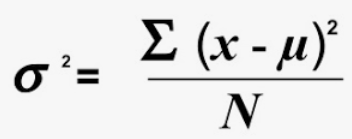
#> input picture Statistics & Probability/Standard Deviation & Variance/images/variance_population.png, 352 x 139 px, given in place of ttest.png, which was not available
$ jupyter execute '1 sample t test.ipynb'   (text cells are left out)
#> lines starting #> are read from the running program, lines starting #| are printed output that depends on the picture; pictures that were not available may be replaced by others from this repository, and a replacement may not be noted
[cell 1]
from PIL import Image
from IPython.display import display

img = Image.open('images/ttest.png')
#> img is the input picture: PIL image 352x139 RGBA; mean R, G, B, A 230.2, 230.2, 230.2, 255
new_image = img.resize((230, 150))
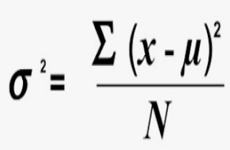
#> new_image: PIL image 230x150 RGBA; mean R, G, B, A 230.3, 230.3, 230.3, 255
display(new_image)

[cell 2]
from PIL import Image
from IPython.display import display

img = Image.open('images/std.png')
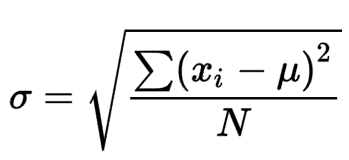
#> input picture Statistics & Probability/Standard Deviation & Variance/images/std.png, 349 x 160 px, found by its file name
#> img is the input picture: PIL image 349x160 RGBA; mean R, G, B, A 240.3, 240.3, 240.3, 255
new_image = img.resize((230, 120))
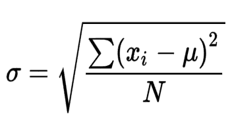
#> new_image: PIL image 230x120 RGBA; mean R, G, B, A 240.2, 240.2, 240.2, 255
display(new_image)
